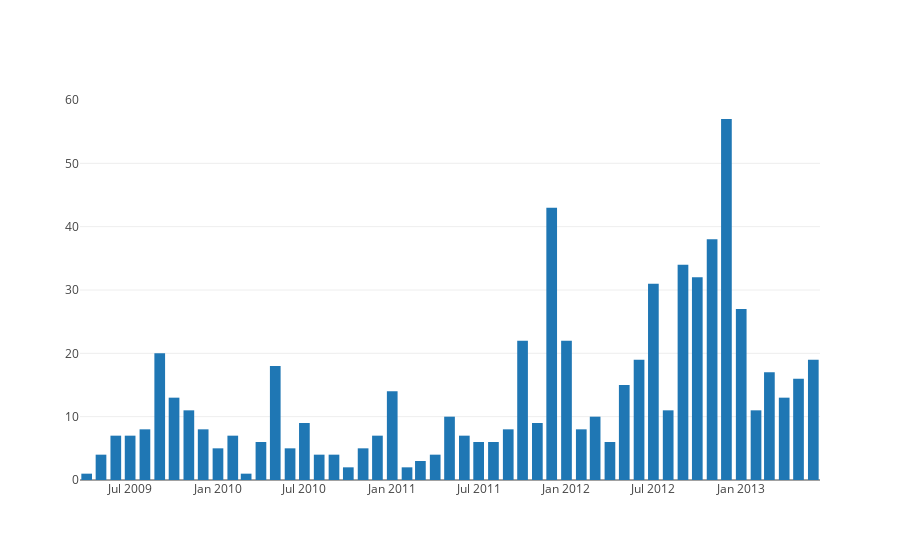

Here is the notebook cell this chart was saved with:
### Code cell
E.event_distribution(month=True)

### Figure 1 — Plotly figure (JSON) as saved in the notebook; plotly's stock layout.template omitted (floating-point values rounded to 4 significant figures)
{"data": [{"type": "bar", "x": ["2009-4", "2009-5", "2009-6", "2009-7", "2009-8", "2009-9", "2009-10", "2009-11", "2009-12", "2010-1", "2010-2", "2010-3", "2010-4", "2010-5", "2010-6", "2010-7", "2010-8", "2010-9", "2010-10", "2010-11", "2010-12", "2011-1", "2011-2", "2011-3", "2011-4", "2011-5", "2011-6", "2011-7", "2011-8", "2011-9", "2011-10", "2011-11", "2011-12", "2012-1", "2012-2", "2012-3", "2012-4", "2012-5", "2012-6", "2012-7", "2012-8", "2012-9", "2012-10", "2012-11", "2012-12", "2013-1", "2013-2", "2013-3", "2013-4", "2013-5", "2013-6"], "y": [1, 4, 7, 7, 8, 20, 13, 11, 8, 5, 7, 1, 6, 18, 5, 9, 4, 4, 2, 5, 7, 14, 2, 3, 4, 10, 7, 6, 6, 8, 22, 9, 43, 22, 8, 10, 6, 15, 19, 31, 11, 34, 32, 38, 57, 27, 11, 17, 13, 16, 19]}], "layout": {}}
